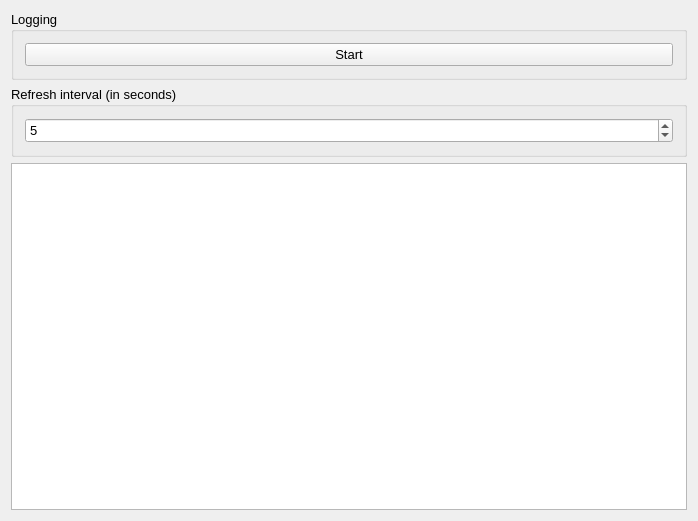
<?xml version="1.0" encoding="UTF-8"?>
<ui version="4.0">
 <class>mainWindow</class>
 <widget class="QMainWindow" name="mainWindow">
  <property name="geometry">
   <rect>
    <x>0</x>
    <y>0</y>
    <width>698</width>
    <height>521</height>
   </rect>
  </property>
  <property name="font">
   <font>
    <pointsize>10</pointsize>
   </font>
  </property>
  <property name="windowTitle">
   <string>Logging util</string>
  </property>
  <property name="locale">
   <locale language="English" country="UnitedStates"/>
  </property>
  <widget class="QWidget" name="centralWidget">
   <layout class="QGridLayout" name="gridLayout_4">
    <item row="0" column="0">
     <widget class="QGroupBox" name="groupBox_logging">
      <property name="title">
       <string>Logging</string>
      </property>
      <layout class="QGridLayout" name="gridLayout_3">
       <item row="0" column="0">
        <widget class="QPushButton" name="pushButton_start">
         <property name="text">
          <string>Start</string>
         </property>
        </widget>
       </item>
      </layout>
     </widget>
    </item>
    <item row="1" column="0">
     <widget class="QGroupBox" name="groupBox_messageBufferSize">
      <property name="title">
       <string>Refresh interval (in seconds)</string>
      </property>
      <layout class="QGridLayout" name="gridLayout">
       <item row="0" column="0">
        <widget class="QSpinBox" name="spinBox_refreshInterval">
         <property name="minimumSize">
          <size>
           <width>0</width>
           <height>25</height>
          </size>
         </property>
         <property name="minimum">
          <number>1</number>
         </property>
         <property name="maximum">
          <number>1000</number>
         </property>
         <property name="value">
          <number>5</number>
         </property>
        </widget>
       </item>
      </layout>
     </widget>
    </item>
    <item row="2" column="0">
     <widget class="LoggingField" name="textEdit"/>
    </item>
   </layout>
  </widget>
 </widget>
 <layoutdefault spacing="6" margin="11"/>
 <customwidgets>
  <customwidget>
   <class>LoggingField</class>
   <extends>QTextEdit</extends>
   <header>LoggingField.h</header>
  </customwidget>
 </customwidgets>
 <resources/>
 <connections/>
</ui>
